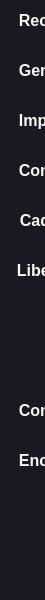
        <widget class="QFrame" name="frame_left_base">
         <property name="minimumSize">
          <size>
           <width>45</width>
           <height>600</height>
          </size>
         </property>
         <property name="maximumSize">
          <size>
           <width>45</width>
           <height>680</height>
          </size>
         </property>
         <property name="styleSheet">
          <string notr="true">/*rosa rgb(255, 121, 198); */
/*lilás rgb(189, 147, 249);*/

*{
	background-color: rgb(25, 26, 33);
	border: 0px solid;
}
QPushButton {
	color: rgb(248,248,242);
	background-color: rgb(25, 26, 33);
	border: 0px solid;
	text-align:left;
}
QPushButton:hover {
	background-color:rgb(60,60,60);
	background-color: rgb(40, 42, 54);
	text-align:left;
	border-radius:6px;
}
QPushButton:pressed {
	border: 2px solid rgb(189, 147, 249);
}</string>
         </property>
         <property name="frameShape">
          <enum>QFrame::NoFrame</enum>
         </property>
         <property name="frameShadow">
          <enum>QFrame::Raised</enum>
         </property>
         <layout class="QVBoxLayout" name="verticalLayout_2" stretch="0">
          <property name="spacing">
           <number>0</number>
          </property>
          <property name="leftMargin">
           <number>0</number>
          </property>
          <property name="topMargin">
           <number>0</number>
          </property>
          <property name="rightMargin">
           <number>0</number>
          </property>
          <property name="bottomMargin">
           <number>0</number>
          </property>
          <item alignment="Qt::AlignTop">
           <widget class="QFrame" name="frame_left_menu">
            <property name="enabled">
             <bool>true</bool>
            </property>
            <property name="minimumSize">
             <size>
              <width>45</width>
              <height>45</height>
             </size>
            </property>
            <property name="maximumSize">
             <size>
              <width>45</width>
              <height>480</height>
             </size>
            </property>
            <property name="styleSheet">
             <string notr="true"/>
            </property>
            <property name="frameShape">
             <enum>QFrame::StyledPanel</enum>
            </property>
            <property name="frameShadow">
             <enum>QFrame::Raised</enum>
            </property>
            <layout class="QVBoxLayout" name="verticalLayout_3">
             <property name="spacing">
              <number>10</number>
             </property>
             <property name="leftMargin">
              <number>1</number>
             </property>
             <property name="topMargin">
              <number>0</number>
             </property>
             <property name="rightMargin">
              <number>0</number>
             </property>
             <property name="bottomMargin">
              <number>0</number>
             </property>
             <item>
              <widget class="QPushButton" name="menu">
               <property name="minimumSize">
                <size>
                 <width>250</width>
                 <height>40</height>
                </size>
               </property>
               <property name="maximumSize">
                <size>
                 <width>250</width>
                 <height>40</height>
                </size>
               </property>
               <property name="font">
                <font>
                 <pointsize>12</pointsize>
                 <weight>75</weight>
                 <bold>true</bold>
                </font>
               </property>
               <property name="focusPolicy">
                <enum>Qt::NoFocus</enum>
               </property>
               <property name="layoutDirection">
                <enum>Qt::LeftToRight</enum>
               </property>
               <property name="styleSheet">
                <string notr="true">	padding: 6px 9px;</string>
               </property>
               <property name="text">
                <string>  Recolher o menu</string>
               </property>
               <property name="icon">
                <iconset resource="resources.qrc">
                 <normaloff>:/icons/icons/menu.svg</normaloff>
                 <activeon>:/icons/icons/arrow-left.svg</activeon>
                 <selectedon>:/icons/icons/arrow-left.svg</selectedon>:/icons/icons/menu.svg</iconset>
               </property>
               <property name="iconSize">
                <size>
                 <width>25</width>
                 <height>25</height>
                </size>
               </property>
              </widget>
             </item>
             <item>
              <widget class="QPushButton" name="gerar_qr_code">
               <property name="sizePolicy">
                <sizepolicy hsizetype="Minimum" vsizetype="Fixed">
                 <horstretch>0</horstretch>
                 <verstretch>0</verstretch>
                </sizepolicy>
               </property>
               <property name="minimumSize">
                <size>
                 <width>250</width>
                 <height>40</height>
                </size>
               </property>
               <property name="maximumSize">
                <size>
                 <width>250</width>
                 <height>40</height>
                </size>
               </property>
               <property name="font">
                <font>
                 <pointsize>12</pointsize>
                 <weight>75</weight>
                 <bold>true</bold>
                </font>
               </property>
               <property name="focusPolicy">
                <enum>Qt::NoFocus</enum>
               </property>
               <property name="layoutDirection">
                <enum>Qt::LeftToRight</enum>
               </property>
               <property name="styleSheet">
                <string notr="true">	padding: 6px 9px;</string>
               </property>
               <property name="text">
                <string>  Gerar QrCode</string>
               </property>
               <property name="icon">
                <iconset resource="resources.qrc">
                 <normaloff>:/icons/icons/save.svg</normaloff>:/icons/icons/save.svg</iconset>
               </property>
               <property name="iconSize">
                <size>
                 <width>25</width>
                 <height>25</height>
                </size>
               </property>
              </widget>
             </item>
             <item>
              <widget class="QPushButton" name="imprimir">
               <property name="minimumSize">
                <size>
                 <width>250</width>
                 <height>40</height>
                </size>
               </property>
               <property name="maximumSize">
                <size>
                 <width>250</width>
                 <height>40</height>
                </size>
               </property>
               <property name="font">
                <font>
                 <pointsize>12</pointsize>
                 <weight>75</weight>
                 <bold>true</bold>
                </font>
               </property>
               <property name="focusPolicy">
                <enum>Qt::NoFocus</enum>
               </property>
               <property name="styleSheet">
                <string notr="true">	padding: 6px 9px;</string>
               </property>
               <property name="text">
                <string>  Imprimir o QrCode</string>
               </property>
               <property name="icon">
                <iconset resource="resources.qrc">
                 <normaloff>:/icons/icons/printer.svg</normaloff>:/icons/icons/printer.svg</iconset>
               </property>
               <property name="iconSize">
                <size>
                 <width>25</width>
                 <height>25</height>
                </size>
               </property>
              </widget>
             </item>
             <item>
              <widget class="QPushButton" name="consulta_pgto">
               <property name="minimumSize">
                <size>
                 <width>250</width>
                 <height>40</height>
                </size>
               </property>
               <property name="maximumSize">
                <size>
                 <width>250</width>
                 <height>40</height>
                </size>
               </property>
               <property name="font">
                <font>
                 <pointsize>12</pointsize>
                 <weight>75</weight>
                 <bold>true</bold>
                </font>
               </property>
               <property name="focusPolicy">
                <enum>Qt::NoFocus</enum>
               </property>
               <property name="styleSheet">
                <string notr="true">	padding: 6px 9px;</string>
               </property>
               <property name="text">
                <string>  Consultar Pagamento</string>
               </property>
               <property name="icon">
                <iconset resource="resources.qrc">
                 <normaloff>:/icons/icons/refresh-ccw.svg</normaloff>:/icons/icons/refresh-ccw.svg</iconset>
               </property>
               <property name="iconSize">
                <size>
                 <width>25</width>
                 <height>25</height>
                </size>
               </property>
              </widget>
             </item>
             <item>
              <widget class="QPushButton" name="cadastrar_usuario">
               <property name="minimumSize">
                <size>
                 <width>250</width>
                 <height>40</height>
                </size>
               </property>
               <property name="maximumSize">
                <size>
                 <width>250</width>
                 <height>40</height>
                </size>
               </property>
               <property name="font">
                <font>
                 <pointsize>12</pointsize>
                 <weight>75</weight>
                 <bold>true</bold>
                </font>
               </property>
               <property name="focusPolicy">
                <enum>Qt::NoFocus</enum>
               </property>
               <property name="styleSheet">
                <string notr="true">padding: 6px 10px;</string>
               </property>
               <property name="text">
                <string>  Cadastro de Usuários</string>
               </property>
               <property name="icon">
                <iconset resource="resources.qrc">
                 <normaloff>:/icons/icons/user-plus.svg</normaloff>:/icons/icons/user-plus.svg</iconset>
               </property>
               <property name="iconSize">
                <size>
                 <width>25</width>
                 <height>25</height>
                </size>
               </property>
              </widget>
             </item>
             <item>
              <widget class="QPushButton" name="autorizar_pix">
               <property name="minimumSize">
                <size>
                 <width>250</width>
                 <height>40</height>
                </size>
               </property>
               <property name="maximumSize">
                <size>
                 <width>250</width>
                 <height>40</height>
                </size>
               </property>
               <property name="font">
                <font>
                 <pointsize>12</pointsize>
                 <weight>75</weight>
                 <bold>true</bold>
                </font>
               </property>
               <property name="focusPolicy">
                <enum>Qt::NoFocus</enum>
               </property>
               <property name="styleSheet">
                <string notr="true">padding: 6px 7px;</string>
               </property>
               <property name="text">
                <string>  Liberar Pix</string>
               </property>
               <property name="icon">
                <iconset resource="resources.qrc">
                 <normaloff>:/icons/icons/check-square.svg</normaloff>:/icons/icons/check-square.svg</iconset>
               </property>
               <property name="iconSize">
                <size>
                 <width>25</width>
                 <height>25</height>
                </size>
               </property>
              </widget>
             </item>
             <item>
              <spacer name="vertical_spacer">
               <property name="orientation">
                <enum>Qt::Vertical</enum>
               </property>
               <property name="sizeType">
                <enum>QSizePolicy::Fixed</enum>
               </property>
               <property name="sizeHint" stdset="0">
                <size>
                 <width>20</width>
                 <height>240</height>
                </size>
               </property>
              </spacer>
             </item>
             <item>
              <widget class="QPushButton" name="settings">
               <property name="minimumSize">
                <size>
                 <width>250</width>
                 <height>40</height>
                </size>
               </property>
               <property name="maximumSize">
                <size>
                 <width>250</width>
                 <height>40</height>
                </size>
               </property>
               <property name="font">
                <font>
                 <pointsize>12</pointsize>
                 <weight>75</weight>
                 <bold>true</bold>
                </font>
               </property>
               <property name="focusPolicy">
                <enum>Qt::TabFocus</enum>
               </property>
               <property name="styleSheet">
                <string notr="true">	padding: 6px 9px;</string>
               </property>
               <property name="text">
                <string>  Configurações</string>
               </property>
               <property name="icon">
                <iconset resource="resources.qrc">
                 <normaloff>:/icons/icons/settings.svg</normaloff>:/icons/icons/settings.svg</iconset>
               </property>
               <property name="iconSize">
                <size>
                 <width>25</width>
                 <height>25</height>
                </size>
               </property>
               <property name="autoRepeat">
                <bool>false</bool>
               </property>
              </widget>
             </item>
             <item>
              <widget class="QPushButton" name="sair">
               <property name="minimumSize">
                <size>
                 <width>250</width>
                 <height>40</height>
                </size>
               </property>
               <property name="maximumSize">
                <size>
                 <width>250</width>
                 <height>40</height>
                </size>
               </property>
               <property name="font">
                <font>
                 <pointsize>12</pointsize>
                 <weight>75</weight>
                 <bold>true</bold>
                </font>
               </property>
               <property name="focusPolicy">
                <enum>Qt::TabFocus</enum>
               </property>
               <property name="styleSheet">
                <string notr="true">	padding: 6px 9px;</string>
               </property>
               <property name="text">
                <string>  Encerrar</string>
               </property>
               <property name="icon">
                <iconset resource="resources.qrc">
                 <normaloff>:/icons/icons/log-out.svg</normaloff>:/icons/icons/log-out.svg</iconset>
               </property>
               <property name="iconSize">
                <size>
                 <width>25</width>
                 <height>25</height>
                </size>
               </property>
               <property name="autoRepeat">
                <bool>false</bool>
               </property>
              </widget>
             </item>
            </layout>
           </widget>
          </item>
         </layout>
        </widget>
